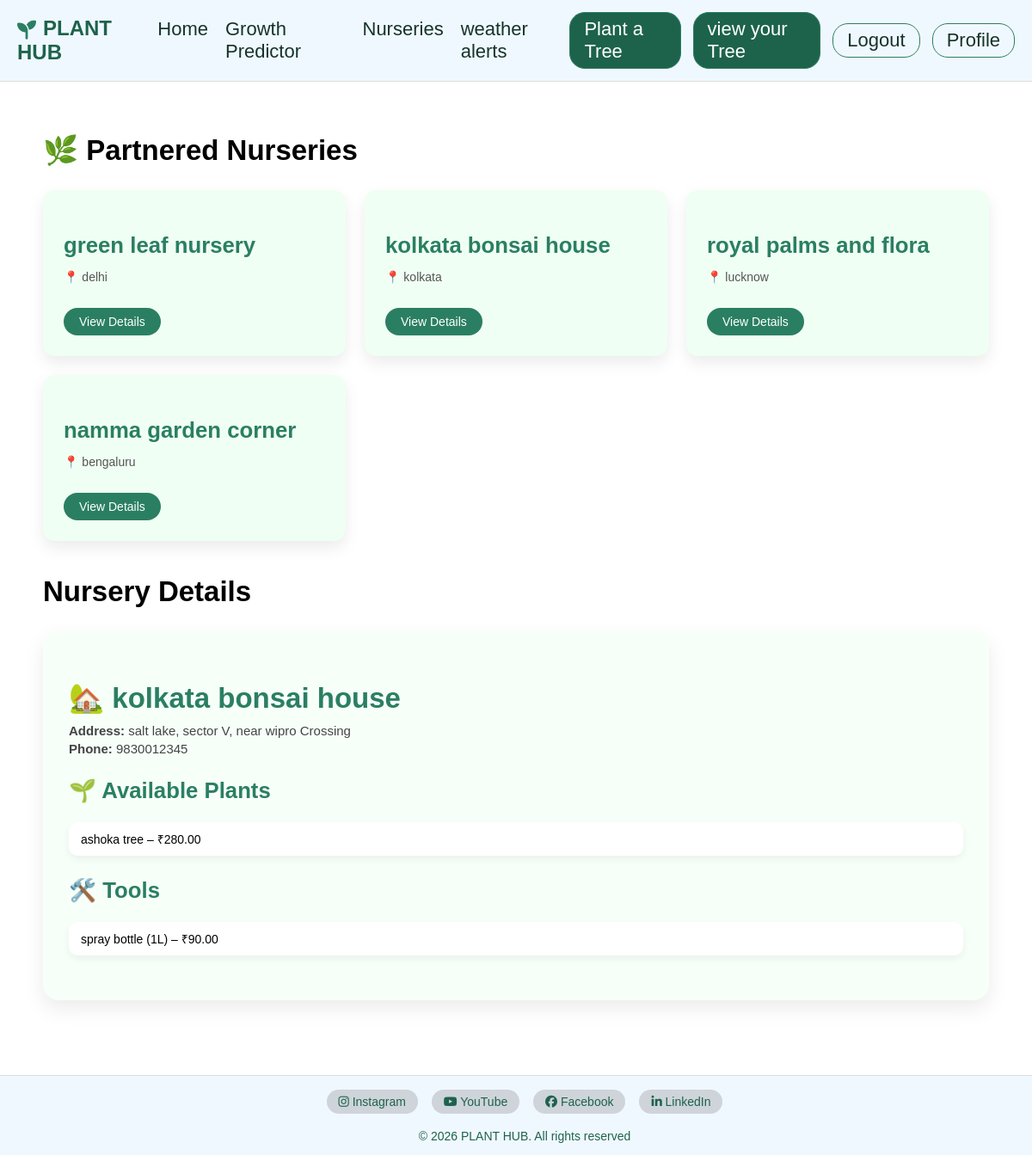
The app's page /nurseries/?nursery_id=2 (signed in) with its own data.
### treeApp/models.py (models this page shows, shortened)
class Nursery(models.Model):
    name = models.CharField(max_length=100)
    city = models.CharField(max_length=50)
    address = models.TextField()
    phone = models.CharField(max_length=15)
    email = models.EmailField(blank=True)
    is_partnered = models.BooleanField(default=True)

class NurseryPlant(models.Model):
    nursery = models.ForeignKey(Nursery, on_delete=models.CASCADE)
    plant_type = models.CharField(max_length=100)
    price = models.DecimalField(max_digits=6, decimal_places=2)
    in_stock = models.BooleanField(default=True)

class NurseryTool(models.Model):
    nursery = models.ForeignKey(Nursery, on_delete=models.CASCADE)
    tool_name = models.CharField(max_length=100)
    price = models.DecimalField(max_digits=6, decimal_places=2)

### treeApp/views.py (the view)
# urls.py: path('nurseries/', views.nurseries, name='nurseries'),
@login_required
def nurseries(request):
    nurseries = Nursery.objects.filter(is_partnered=True)
    selected_nursery = None
    plants = None
    tools = None
    nursery_id = request.GET.get("nursery_id")
    if nursery_id:
        selected_nursery = Nursery.objects.get(id=nursery_id)
        plants = NurseryPlant.objects.filter(nursery=selected_nursery)
        tools = NurseryTool.objects.filter(nursery=selected_nursery)
    return render(request, "nurseries.html", {
        "nurseries": nurseries,
        "selected_nursery": selected_nursery,
        "plants": plants,
        "tools": tools
    })

### templates/nurseries.html
{% extends 'base.html' %}
{% load static %}
{% block css %}
  <link rel="stylesheet" href="{% static 'css/nursery_1.css' %} ">
{% endblock %}
{% block main %}
<div class="nursery-container">
  <h2>🌿 Partnered Nurseries</h2>
  <div class="nursery-grid">
    {% for n in nurseries %}
      <div class="nursery-card">
        <h3>{{ n.name }}</h3>
        <p>📍 {{ n.city }}</p>
        <a href="?nursery_id={{ n.id }}" class="btn">View Details</a>
      </div>
    {% endfor %}
  </div>
  {% if selected_nursery %}
    <h2>Nursery Details</h2>
    <div class="nursery-details">
      <h2>🏡 {{ selected_nursery.name }}</h2>
      <p><strong>Address:</strong> {{ selected_nursery.address }}</p>
      <p><strong>Phone:</strong> {{ selected_nursery.phone }}</p>
      <h3>🌱 Available Plants</h3>
      {% if plants %}
        <ul>
          {% for p in plants %}
            <li>{{ p.plant_type }} – ₹{{ p.price }}</li>
          {% endfor %}
        </ul>
      {% else %}
        <p>No plants available.</p>
      {% endif %}
      <h3>🛠️ Tools</h3>
      {% if tools %}
        <ul>
          {% for t in tools %}
            <li>{{ t.tool_name }} – ₹{{ t.price }}</li>
          {% endfor %}
        </ul>
      {% else %}
        <p>No tools available.</p>
      {% endif %}
    </div>
  {% endif %}
</div>
{% endblock %}

### static/css/style_1.css (style rules this page uses)
body { margin: 0; padding: 0; font-family: Arial, sans-serif; font-size: 22px; }

### static/css/nursery_1.css (style rules this page uses)
.nursery-container { max-width: 1100px; margin: 60px auto 180px auto; padding: 0 20px ; }
.nursery-grid { display: grid; grid-template-columns: repeat(auto-fit, minmax(260px, 1fr)); gap: 22px; margin-bottom: 40px; }
.nursery-card { background: #f0fff4; padding: 22px; border-radius: 14px; box-shadow: 0 8px 18px rgba(0,0,0,0.08); transition: all 0.25s ease; border: 2px solid transparent; }
.nursery-card h3 { color: #2a7f62; margin-bottom: 6px; }
.nursery-card p { color: #555; font-size: 14px; }
.nursery-card .btn { display: inline-block; margin-top: 14px; padding: 8px 18px; background: #2a7f62; color: white; border-radius: 20px; text-decoration: none; font-size: 14px; transition: background 0.2s ease; }
.nursery-details { background: #f7fff9; padding: 30px; border-radius: 18px; box-shadow: 0 10px 25px rgba(0,0,0,0.08); }
.nursery-details h2 { color: #2a7f62; margin-bottom: 10px; }
.nursery-details h3 { color: #2a7f62; margin-top: 25px; margin-bottom: 10px; }
.nursery-details p { font-size: 15px; color: #444; margin: 4px 0; }
.nursery-details ul { list-style: none; padding-left: 0; }
.nursery-details li { background: white; padding: 10px 14px; border-radius: 10px; margin-bottom: 8px; display: flex; justify-content: space-between; box-shadow: 0 4px 10px rgba(0,0,0,0.06); font-size: 14px; }

### records on screen
Nursery: name "green leaf nursery", city "delhi"
Nursery: name "kolkata bonsai house", city "kolkata", address "salt lake, sector V, near wipro Crossing", phone "9830012345"
Nursery: name "royal palms and flora", city "lucknow"
Nursery: name "namma garden corner", city "bengaluru"
NurseryPlant: plant_type "ashoka tree", price "280.00"
NurseryTool: tool_name "spray bottle (1L)", price "90.00"
